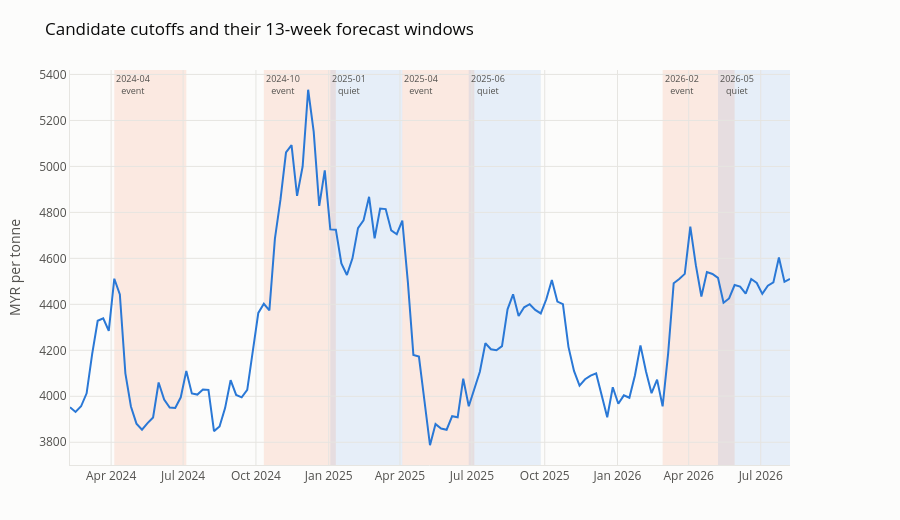

The notebook cell this image was saved under:
### Markdown cell above
---
## 7. Cutoff windows

Each shaded band is one cutoff's 13-week forecast window — orange for event, blue for
quiet. This is the visual check that the labels are honest.

### Code cell
plot_cutoff_windows(weekly, cutoffs=DEFAULT_CUTOFFS, horizons=13)

### Figure 1 — Plotly figure (JSON) as saved in the notebook; plotly's stock layout.template omitted (floating-point values rounded to 4 significant figures; data arrays with more than 128 entries replaced by an {"elided": "..."} marker saying what was removed)
{"data": [{"hovertemplate": "%{x|%d %b %Y}<br><b>RM%{y:,.0f}</b>/tonne<extra></extra>", "line": {"color": "#2a78d6", "width": 2}, "mode": "lines", "name": "Palm oil", "type": "scatter", "x": {"elided": "131 str values"}, "y": {"elided": "131 float values"}}], "layout": {"annotations": [{"font": {"size": 9}, "showarrow": false, "text": "2024-04<br>event", "x": "2024-04-05T00:00:00", "xanchor": "left", "xref": "x", "y": 1, "yanchor": "top", "yref": "y domain"}, {"font": {"size": 9}, "showarrow": false, "text": "2024-10<br>event", "x": "2024-10-11T00:00:00", "xanchor": "left", "xref": "x", "y": 1, "yanchor": "top", "yref": "y domain"}, {"font": {"size": 9}, "showarrow": false, "text": "2025-04<br>event", "x": "2025-04-04T00:00:00", "xanchor": "left", "xref": "x", "y": 1, "yanchor": "top", "yref": "y domain"}, {"font": {"size": 9}, "showarrow": false, "text": "2026-02<br>event", "x": "2026-02-27T00:00:00", "xanchor": "left", "xref": "x", "y": 1, "yanchor": "top", "yref": "y domain"}, {"font": {"size": 9}, "showarrow": false, "text": "2025-01<br>quiet", "x": "2025-01-03T00:00:00", "xanchor": "left", "xref": "x", "y": 1, "yanchor": "top", "yref": "y domain"}, {"font": {"size": 9}, "showarrow": false, "text": "2025-06<br>quiet", "x": "2025-06-27T00:00:00", "xanchor": "left", "xref": "x", "y": 1, "yanchor": "top", "yref": "y domain"}, {"font": {"size": 9}, "showarrow": false, "text": "2026-05<br>quiet", "x": "2026-05-08T00:00:00", "xanchor": "left", "xref": "x", "y": 1, "yanchor": "top", "yref": "y domain"}], "font": {"color": "#52514e", "size": 12}, "height": 520, "hovermode": "x unified", "legend": {"orientation": "h", "x": 0, "xanchor": "left", "y": 1.02, "yanchor": "bottom"}, "margin": {"b": 55, "l": 70, "r": 110, "t": 70}, "paper_bgcolor": "#fcfcfb", "plot_bgcolor": "#fcfcfb", "shapes": [{"fillcolor": "rgba(235, 104, 52, 0.13)", "layer": "below", "line": {"width": 0}, "type": "rect", "x0": "2024-04-05T00:00:00", "x1": "2024-07-05T00:00:00", "xref": "x", "y0": 0, "y1": 1, "yref": "y domain"}, {"fillcolor": "rgba(235, 104, 52, 0.13)", "layer": "below", "line": {"width": 0}, "type": "rect", "x0": "2024-10-11T00:00:00", "x1": "2025-01-10T00:00:00", "xref": "x", "y0": 0, "y1": 1, "yref": "y domain"}, {"fillcolor": "rgba(235, 104, 52, 0.13)", "layer": "below", "line": {"width": 0}, "type": "rect", "x0": "2025-04-04T00:00:00", "x1": "2025-07-04T00:00:00", "xref": "x", "y0": 0, "y1": 1, "yref": "y domain"}, {"fillcolor": "rgba(235, 104, 52, 0.13)", "layer": "below", "line": {"width": 0}, "type": "rect", "x0": "2026-02-27T00:00:00", "x1": "2026-05-29T00:00:00", "xref": "x", "y0": 0, "y1": 1, "yref": "y domain"}, {"fillcolor": "rgba(42, 120, 214, 0.10)", "layer": "below", "line": {"width": 0}, "type": "rect", "x0": "2025-01-03T00:00:00", "x1": "2025-04-04T00:00:00", "xref": "x", "y0": 0, "y1": 1, "yref": "y domain"}, {"fillcolor": "rgba(42, 120, 214, 0.10)", "layer": "below", "line": {"width": 0}, "type": "rect", "x0": "2025-06-27T00:00:00", "x1": "2025-09-26T00:00:00", "xref": "x", "y0": 0, "y1": 1, "yref": "y domain"}, {"fillcolor": "rgba(42, 120, 214, 0.10)", "layer": "below", "line": {"width": 0}, "type": "rect", "x0": "2026-05-08T00:00:00", "x1": "2026-08-07T00:00:00", "xref": "x", "y0": 0, "y1": 1, "yref": "y domain"}], "title": {"font": {"color": "#0b0b0b", "size": 17}, "text": "Candidate cutoffs and their 13-week forecast windows"}, "xaxis": {"gridcolor": "#e6e5e1", "linecolor": "#e6e5e1", "showspikes": false, "zeroline": false}, "yaxis": {"gridcolor": "#e6e5e1", "linecolor": "#e6e5e1", "showspikes": false, "title": {"text": "MYR per tonne"}, "zeroline": false}}}
